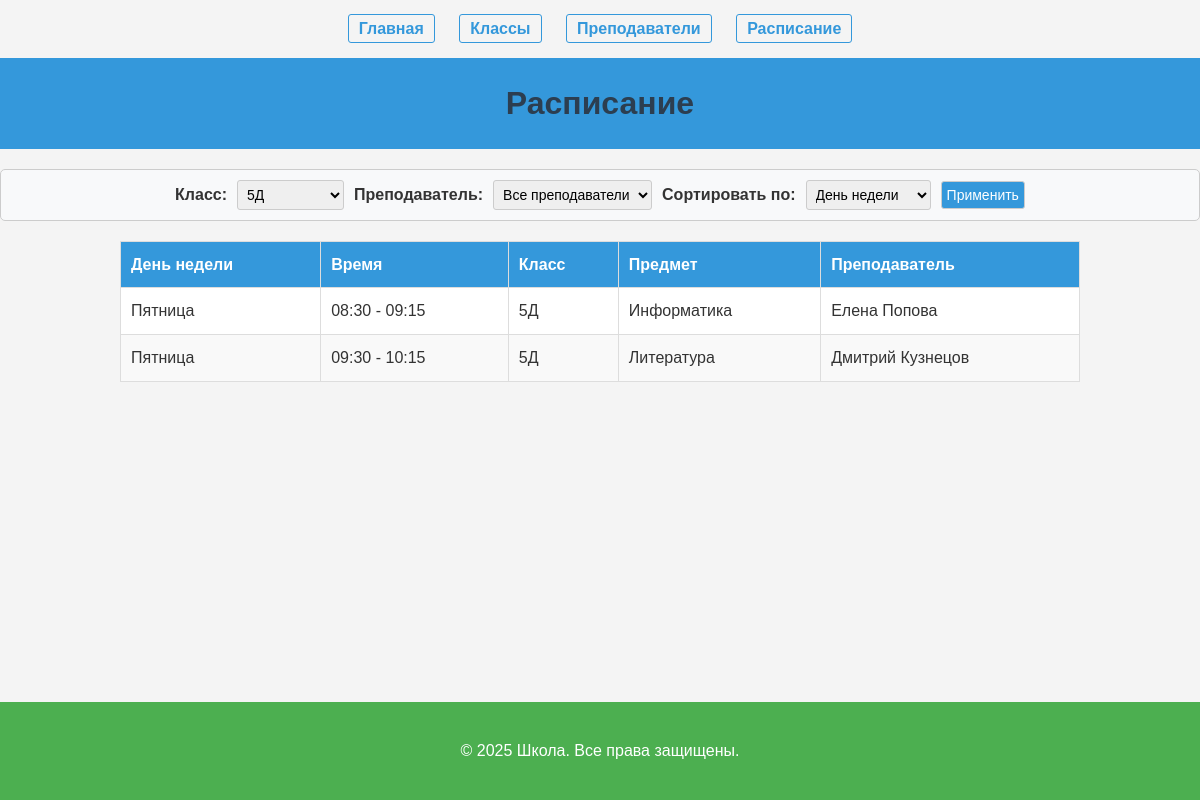
The page /pages/schedule.php?class_id=5 on the database as committed earlier.
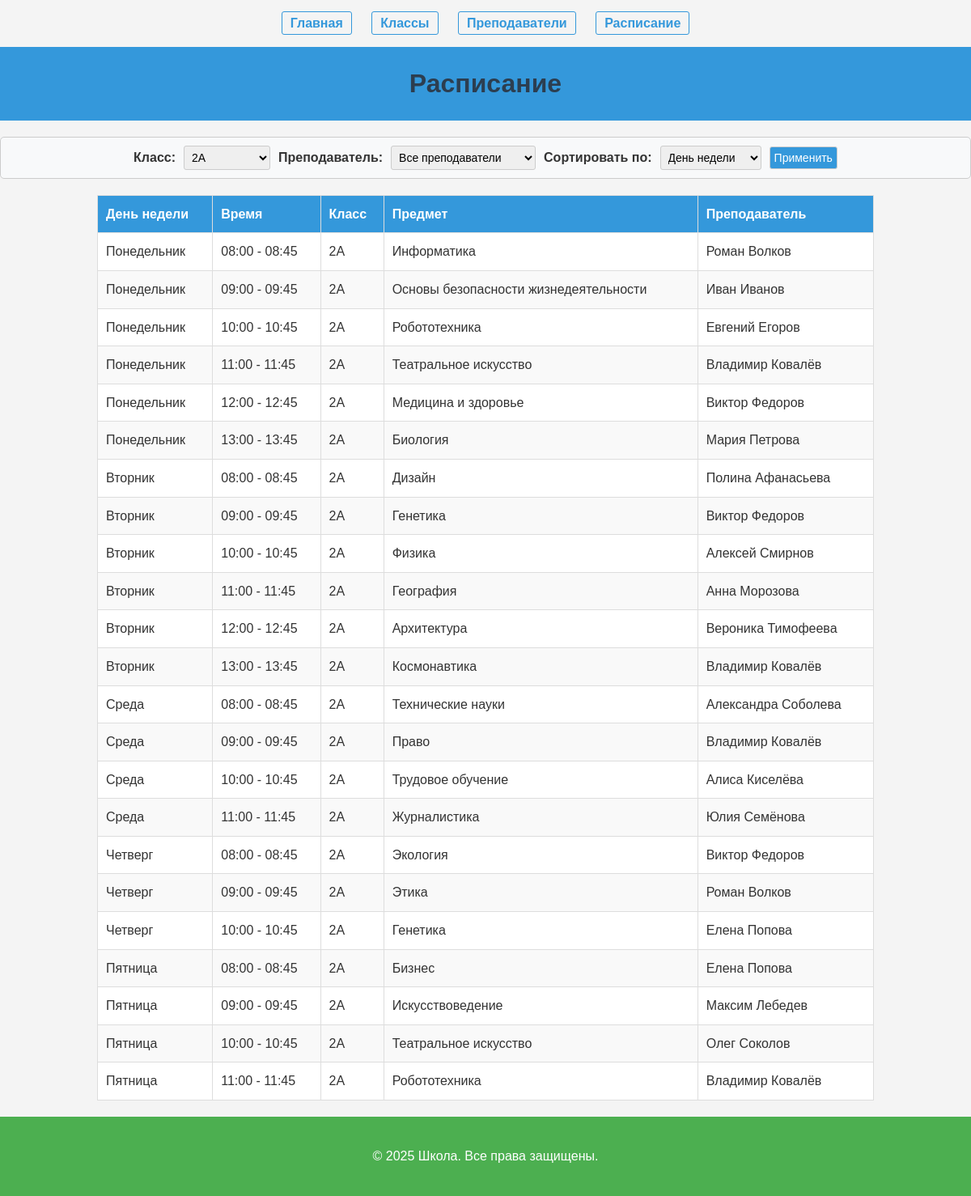
The same page on the database as committed later.
### tables this page shows
CREATE TABLE IF NOT EXISTS schedule (
    schedule_id INT AUTO_INCREMENT PRIMARY KEY,
    class_id INT NOT NULL,
    teacher_id INT NOT NULL,
    subject_id INT NOT NULL,
    day_of_week VARCHAR(40) NOT NULL,
    start_time TIME NOT NULL,
    end_time TIME NOT NULL,
    FOREIGN KEY (class_id) REFERENCES classrooms(class_id),
    FOREIGN KEY (teacher_id) REFERENCES teachers(teacher_id),
    FOREIGN KEY (subject_id) REFERENCES subjects(subject_id)
);

CREATE TABLE IF NOT EXISTS classrooms (
    class_id INT AUTO_INCREMENT PRIMARY KEY,
    class_name VARCHAR(50) NOT NULL,
    description TEXT
);

CREATE TABLE IF NOT EXISTS subjects (
    subject_id INT AUTO_INCREMENT PRIMARY KEY,
    subject_name VARCHAR(100) NOT NULL
);

CREATE TABLE IF NOT EXISTS teachers (
    teacher_id INT AUTO_INCREMENT PRIMARY KEY,
    first_name VARCHAR(100) NOT NULL,
    last_name VARCHAR(100) NOT NULL,
    email VARCHAR(100) UNIQUE NOT NULL
);

### classes/Classroom.php (called while the page is built, shortened)
<?php
class Classroom {
    private ?PDO $db;
    public function __construct($pdo) {
        $this->db = $pdo;
    }
    public function getClassrooms() {
        $sql = "SELECT * FROM classrooms";
        $stmt = $this->db->query($sql);
        return $stmt->fetchAll(PDO::FETCH_ASSOC);
    }
}

### classes/Schedule.php (called while the page is built, shortened)
<?php
class Schedule {
    private ?PDO $db;
    public function __construct($pdo) {
        $this->db = $pdo;
    }
    public function getScheduleByFilter($filters) {
        $conditions = [];
        $params = [];
        if (!empty($filters['class_id'])) {
            $conditions[] = "s.class_id = :class_id";
            $params['class_id'] = $filters['class_id'];
        }
        $whereClause = count($conditions) > 0 ? "WHERE " . implode(" AND ", $conditions) : "";
        $allowedSortFields = ['day_of_week', 'start_time', 'class_name'];
        $sortBy = in_array($filters['sort_by'] ?? '', $allowedSortFields) ? $filters['sort_by'] : 'day_of_week';
        if ($sortBy === 'day_of_week') {
            $orderClause = "
            ORDER BY
                CASE s.day_of_week
                    WHEN 'Понедельник' THEN 1
                    WHEN 'Вторник' THEN 2
                    WHEN 'Среда' THEN 3
                    WHEN 'Четверг' THEN 4
                    WHEN 'Пятница' THEN 5
                END,
                s.start_time";
        } else {
            $orderClause = "ORDER BY $sortBy";
        }
        $sql = "
            SELECT
                s.schedule_id,
                s.day_of_week AS day_of_week,
                DATE_FORMAT(s.start_time, '%H:%i') AS start_time,
                DATE_FORMAT(s.end_time, '%H:%i') AS end_time,
                c.class_name AS class_name,
                t.first_name AS first_name,
                t.last_name AS last_name,
                sub.subject_name AS subject_name
            FROM
                schedule s
            INNER JOIN
                classrooms c ON s.class_id = c.class_id
            INNER JOIN
                teachers t ON s.teacher_id = t.teacher_id
            INNER JOIN
                subjects sub ON s.subject_id = sub.subject_id
            $whereClause
            $orderClause
        ";
        $stmt = $this->db->prepare($sql);
        $stmt->execute($params);
        return $stmt->fetchAll(PDO::FETCH_ASSOC);
    }
}

### pages/schedule.php (the view, shortened to what this page needs)
<?php
include_once($_SERVER['DOCUMENT_ROOT'] . '/classes/Schedule.php');
include_once($_SERVER['DOCUMENT_ROOT'] . '/classes/Classroom.php');
include_once($_SERVER['DOCUMENT_ROOT'] . '/includes/header.php');
include_once($_SERVER['DOCUMENT_ROOT'] . '/config/database.php');
$schedule = new Schedule($pdo);
$classroom = new Classroom($pdo);
$classrooms = $classroom->getClassrooms();
$filters = [
    'class_id' => $_GET['class_id'] ?? null,
    'teacher_id' => $_GET['teacher_id'] ?? null,
    'sort_by' => $_GET['sort_by'] ?? 'day_of_week',
];
$schedule_items = $schedule->getScheduleByFilter($filters);
?>
<h1>Расписание</h1>
<div class="filters">
    <form method="GET" action="">
        <label for="class_id">Класс:</label>
        <select name="class_id" id="class_id">
            <?php foreach ($classrooms as $class): ?>
                <option value="<?php echo $class['class_id']; ?>"
                    <?php echo isset($filters['class_id']) && $filters['class_id'] == $class['class_id'] ? 'selected' : ''; ?>>
                    <?php echo htmlspecialchars($class['class_name']); ?>
                </option>
            <?php endforeach; ?>
        </select>
        <label for="teacher_id">Преподаватель:</label>
        <select name="teacher_id" id="teacher_id">
            <option value="">Все преподаватели</option>
        </select>
        <label for="sort_by">Сортировать по:</label>
        <select name="sort_by" id="sort_by">
            <option value="day_of_week" <?php echo $filters['sort_by'] == 'day_of_week' ? 'selected' : ''; ?>>День недели</option>
        </select>
        <button type="submit">Применить</button>
    </form>
</div>
<table>
    <thead>
    <tr>
        <th>День недели</th>
        <th>Время</th>
        <th>Класс</th>
        <th>Предмет</th>
        <th>Преподаватель</th>
    </tr>
    </thead>
    <tbody>
    <?php if (empty($schedule_items)): ?>
        <tr>
            <td colspan="5">Нет данных для отображения</td>
        </tr>
    <?php else: ?>
        <?php foreach ($schedule_items as $item): ?>
            <tr>
                <td><?php echo htmlspecialchars($item['day_of_week']); ?></td>
                <td><?php echo htmlspecialchars($item['start_time'] . " - " . $item['end_time']); ?></td>
                <td><?php echo htmlspecialchars($item['class_name']); ?></td>
                <td><?php echo htmlspecialchars($item['subject_name']); ?></td>
                <td><?php echo htmlspecialchars($item['first_name'] . " " . $item['last_name']); ?></td>
            </tr>
        <?php endforeach; ?>
    <?php endif; ?>
    </tbody>
</table>
<?php
include_once($_SERVER['DOCUMENT_ROOT'] . '/includes/footer.php');
?>

Rows that differ between the two databases and show on the page:
no longer on this page (row edited): schedule: day_of_week "Пятница", end_time "08:30 - 09:15", class.class_name "5Д", subject.subject_name "Информатика", teacher.last_name "Елена Попова"
no longer on this page (row edited): schedule: day_of_week "Пятница", end_time "09:30 - 10:15", class.class_name "5Д", subject.subject_name "Литература", teacher.last_name "Дмитрий Кузнецов"
added schedule: day_of_week "Понедельник", end_time "08:00 - 08:45", class.class_name "2А", subject.subject_name "Информатика", teacher.last_name "Роман Волков"
added schedule: day_of_week "Понедельник", end_time "09:00 - 09:45", class.class_name "2А", subject.subject_name "Основы безопасности жизнедеятельности", teacher.last_name "Иван Иванов"
added schedule: day_of_week "Понедельник", end_time "10:00 - 10:45", class.class_name "2А", subject.subject_name "Робототехника", teacher.last_name "Евгений Егоров"
added schedule: day_of_week "Понедельник", end_time "11:00 - 11:45", class.class_name "2А", subject.subject_name "Театральное искусство", teacher.last_name "Владимир Ковалёв"
added schedule: day_of_week "Понедельник", end_time "12:00 - 12:45", class.class_name "2А", subject.subject_name "Медицина и здоровье", teacher.last_name "Виктор Федоров"
added schedule: day_of_week "Понедельник", end_time "13:00 - 13:45", class.class_name "2А", subject.subject_name "Биология", teacher.last_name "Мария Петрова"
added schedule: day_of_week "Вторник", end_time "08:00 - 08:45", class.class_name "2А", subject.subject_name "Дизайн", teacher.last_name "Полина Афанасьева"
added schedule: day_of_week "Вторник", end_time "09:00 - 09:45", class.class_name "2А", subject.subject_name "Генетика", teacher.last_name "Виктор Федоров"
added schedule: day_of_week "Вторник", end_time "10:00 - 10:45", class.class_name "2А", subject.subject_name "Физика", teacher.last_name "Алексей Смирнов"
added schedule: day_of_week "Вторник", end_time "11:00 - 11:45", class.class_name "2А", subject.subject_name "География", teacher.last_name "Анна Морозова"
added schedule: day_of_week "Вторник", end_time "12:00 - 12:45", class.class_name "2А", subject.subject_name "Архитектура", teacher.last_name "Вероника Тимофеева"
added schedule: day_of_week "Вторник", end_time "13:00 - 13:45", class.class_name "2А", subject.subject_name "Космонавтика", teacher.last_name "Владимир Ковалёв"
added schedule: day_of_week "Среда", end_time "08:00 - 08:45", class.class_name "2А", subject.subject_name "Технические науки", teacher.last_name "Александра Соболева"
added schedule: day_of_week "Среда", end_time "09:00 - 09:45", class.class_name "2А", subject.subject_name "Право", teacher.last_name "Владимир Ковалёв"
added schedule: day_of_week "Среда", end_time "10:00 - 10:45", class.class_name "2А", subject.subject_name "Трудовое обучение", teacher.last_name "Алиса Киселёва"
added schedule: day_of_week "Среда", end_time "11:00 - 11:45", class.class_name "2А", subject.subject_name "Журналистика", teacher.last_name "Юлия Семёнова"
added schedule: day_of_week "Четверг", end_time "08:00 - 08:45", class.class_name "2А", subject.subject_name "Экология", teacher.last_name "Виктор Федоров"
added schedule: day_of_week "Четверг", end_time "09:00 - 09:45", class.class_name "2А", subject.subject_name "Этика", teacher.last_name "Роман Волков"
added schedule: day_of_week "Четверг", end_time "10:00 - 10:45", class.class_name "2А", subject.subject_name "Генетика", teacher.last_name "Елена Попова"
added schedule: day_of_week "Пятница", end_time "08:00 - 08:45", class.class_name "2А", subject.subject_name "Бизнес", teacher.last_name "Елена Попова"
added schedule: day_of_week "Пятница", end_time "09:00 - 09:45", class.class_name "2А", subject.subject_name "Искусствоведение", teacher.last_name "Максим Лебедев"
added schedule: day_of_week "Пятница", end_time "10:00 - 10:45", class.class_name "2А", subject.subject_name "Театральное искусство", teacher.last_name "Олег Соколов"
added schedule: day_of_week "Пятница", end_time "11:00 - 11:45", class.class_name "2А", subject.subject_name "Робототехника", teacher.last_name "Владимир Ковалёв"
Other text that changed with them:
form field class_id: "5Д" → "2А"
